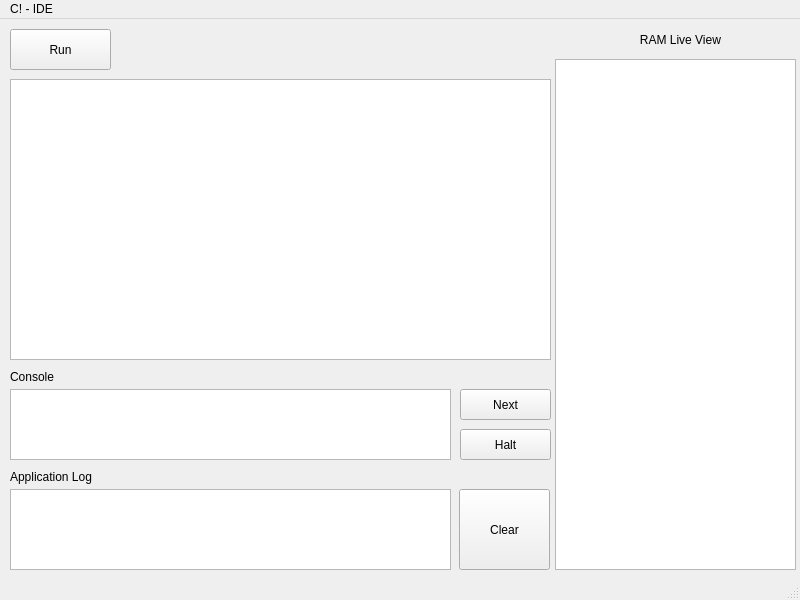
<?xml version="1.0" encoding="UTF-8"?>
<ui version="4.0">
 <class>interface</class>
 <widget class="QMainWindow" name="interface">
  <property name="geometry">
   <rect>
    <x>0</x>
    <y>0</y>
    <width>800</width>
    <height>600</height>
   </rect>
  </property>
  <property name="windowTitle">
   <string>interface</string>
  </property>
  <widget class="QWidget" name="centralwidget">
   <widget class="QPushButton" name="RunButton">
    <property name="geometry">
     <rect>
      <x>10</x>
      <y>10</y>
      <width>101</width>
      <height>41</height>
     </rect>
    </property>
    <property name="text">
     <string>Run</string>
    </property>
   </widget>
   <widget class="QTextEdit" name="CodingSpace">
    <property name="geometry">
     <rect>
      <x>10</x>
      <y>60</y>
      <width>541</width>
      <height>281</height>
     </rect>
    </property>
   </widget>
   <widget class="QLabel" name="RLV_Label">
    <property name="geometry">
     <rect>
      <x>550</x>
      <y>10</y>
      <width>251</width>
      <height>21</height>
     </rect>
    </property>
    <property name="text">
     <string>                           RAM Live View</string>
    </property>
   </widget>
   <widget class="QListView" name="RLV_ListView">
    <property name="geometry">
     <rect>
      <x>555</x>
      <y>40</y>
      <width>241</width>
      <height>511</height>
     </rect>
    </property>
   </widget>
   <widget class="QLabel" name="Console_Label">
    <property name="geometry">
     <rect>
      <x>10</x>
      <y>350</y>
      <width>58</width>
      <height>16</height>
     </rect>
    </property>
    <property name="text">
     <string>Console</string>
    </property>
   </widget>
   <widget class="QListWidget" name="Console_Listview">
    <property name="geometry">
     <rect>
      <x>10</x>
      <y>370</y>
      <width>441</width>
      <height>71</height>
     </rect>
    </property>
   </widget>
   <widget class="QLabel" name="Log_Label">
    <property name="geometry">
     <rect>
      <x>10</x>
      <y>450</y>
      <width>101</width>
      <height>16</height>
     </rect>
    </property>
    <property name="text">
     <string>Application Log</string>
    </property>
   </widget>
   <widget class="QListWidget" name="Log_View">
    <property name="geometry">
     <rect>
      <x>10</x>
      <y>470</y>
      <width>441</width>
      <height>81</height>
     </rect>
    </property>
   </widget>
   <widget class="QPushButton" name="NextButton">
    <property name="geometry">
     <rect>
      <x>460</x>
      <y>370</y>
      <width>91</width>
      <height>31</height>
     </rect>
    </property>
    <property name="text">
     <string>Next</string>
    </property>
   </widget>
   <widget class="QPushButton" name="Halt_Button">
    <property name="geometry">
     <rect>
      <x>460</x>
      <y>410</y>
      <width>91</width>
      <height>31</height>
     </rect>
    </property>
    <property name="text">
     <string>Halt</string>
    </property>
   </widget>
   <widget class="QPushButton" name="ClearButton">
    <property name="geometry">
     <rect>
      <x>459</x>
      <y>470</y>
      <width>91</width>
      <height>81</height>
     </rect>
    </property>
    <property name="text">
     <string>Clear</string>
    </property>
   </widget>
  </widget>
  <widget class="QMenuBar" name="menubar">
   <property name="geometry">
    <rect>
     <x>0</x>
     <y>0</y>
     <width>800</width>
     <height>21</height>
    </rect>
   </property>
   <widget class="QMenu" name="menuC_IDE">
    <property name="title">
     <string>C! - IDE</string>
    </property>
   </widget>
   <addaction name="menuC_IDE"/>
  </widget>
  <widget class="QStatusBar" name="statusbar"/>
 </widget>
 <resources/>
 <connections/>
</ui>
